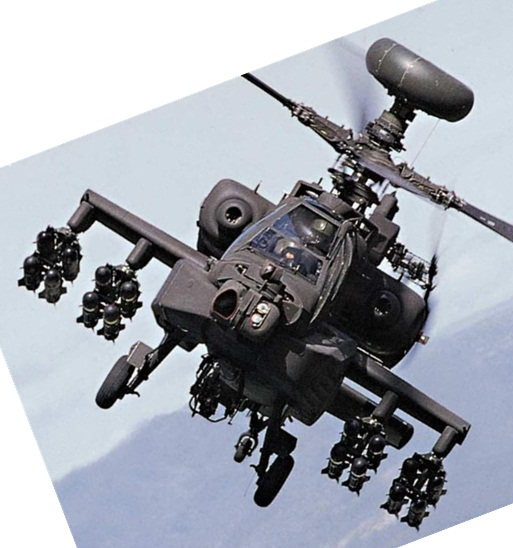
#> input picture 12/target.jpg, 513 x 548 px
$ python lab12.py   (Python 2 division)
#> lines starting #> are read from the running program, lines starting #| are printed output that depends on the picture
import cv2
import numpy
import math

myimg=cv2.imread("target.jpg",cv2.IMREAD_GRAYSCALE)
#> myimg: shape (548, 513); min 0, max 255, mean 164.3
# myimg=cv2.resize(myimg,(308,288))
corner=cv2.goodFeaturesToTrack(myimg,150,0.01,10,blockSize=3,k=0.04 )
#> corner = 150 rows, first 8: [113, 285], [414, 111], [406, 121], [42, 273], [362, 224], [377, 267], [135, 390], [355, 162]

num_row=len(myimg)
#> num_row = 548
num_column=len(myimg[0])
#> num_column = 513

gradient_img=myimg.copy()
# gradient_img=gradient_img.astype(float)
angle_img=myimg.copy()
# angle_img=angle_img.astype(float)


for t1 in range(num_row):
    for t2 in range(num_column):
        gradient_img[t1][t2] = float(0)
        angle_img[t1][t2] = float(0)
#> angle_img: shape (548, 513); every value is 0

for k1 in range(1,num_row-1):

    for k2 in range(1,num_column-1):
        gradient_data = numpy.sqrt(pow(float(int(myimg[k1 + 1][k2]) - int(myimg[k1 - 1][k2])), 2)
           + pow(float( int(myimg[k1][k2 + 1]) - int(myimg[k1][k2 - 1])), 2))

        if (int(myimg[k1][k2 + 1]) - int(myimg[k1][k2 - 1])) == 0:
            if int(myimg[k1 + 1][k2]) - int(myimg[k1 - 1][k2]) > 0:
                angle_data = 90.0
            else:
                angle_data = 270.0

        else:
            if (int(myimg[k1 + 1][k2]) - int(myimg[k1 - 1][k2]) >= 0) \
                    and (int(myimg[k1][k2 + 1]) - int(myimg[k1][k2 - 1]) > 0):
                angle_data = math.atan(float((int(myimg[k1 + 1][k2]) - int(myimg[k1 - 1][k2])))
                                       / (int(myimg[k1][k2 + 1]) - int(myimg[k1][k2 - 1]))) \
                             / math.pi * 180

            if (int(myimg[k1 + 1][k2]) - int(myimg[k1 - 1][k2]) >= 0) \
                    and (int(myimg[k1][k2 + 1]) - int(myimg[k1][k2 - 1]) < 0):
                angle_data = 180 - abs(math.atan(float((int(myimg[k1 + 1][k2]) - int(myimg[k1 - 1][k2])))
                                           / (int(myimg[k1][k2 + 1]) - int(myimg[k1][k2 - 1])))
                                 / math.pi * 180)

            if (int(myimg[k1 + 1][k2]) - int(myimg[k1 - 1][k2]) <= 0) \
                    and (int(myimg[k1][k2 + 1]) - int(myimg[k1][k2 - 1]) < 0):
                angle_data = abs(math.atan(float((int(myimg[k1 + 1][k2]) - int(myimg[k1 - 1][k2])))
                                           / (int(myimg[k1][k2 + 1]) - int(myimg[k1][k2 - 1])))
                                 / math.pi * 180) + 180

            if (int(myimg[k1 + 1][k2]) - int(myimg[k1 - 1][k2]) <= 0) \
                    and (int(myimg[k1][k2 + 1]) - int(myimg[k1][k2 - 1]) > 0):
                angle_data = 360 - abs(math.atan(float((int(myimg[k1 + 1][k2]) - int(myimg[k1 - 1][k2])))
                                           / (int(myimg[k1][k2 + 1]) - int(myimg[k1][k2 - 1]))) / math.pi * 180)

        gradient_img[k1][k2] = gradient_data

        angle_img[k1][k2] = angle_data
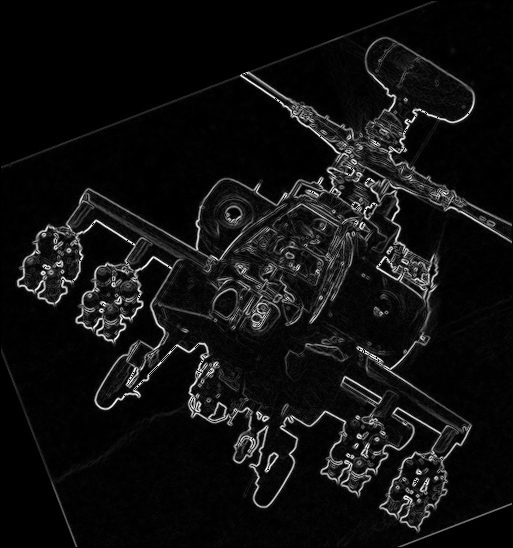
#> gradient_img: shape (548, 513); min 0, max 255, mean 16.3


vector_final=[]
length=len(corner)
#> length = 150
for i in range (length):

    y = corner[i][0][0]
    x = corner[i][0][1]

    main_direction_vote=[]
    for o in range(36):
        main_direction_vote.append(0)

    gradient=[]
    angle=[]


    x=int(x)
    y=int(y)


    for k1 in range(x-3,x+3):
        for k2 in range(y-3,y+3):

            gradient_data=gradient_img[k1][k2]
            angle_data=angle_img[k1][k2]


            gradient.append(gradient_data)
            angle.append(angle_data)

            choice = int(angle_data / 10)
            if choice==36:
                choice=0
            main_direction_vote[choice] += gradient_data

    max=main_direction_vote[0]
    direction=0
    for o in range(36):
        if main_direction_vote[o]>max:
            direction=o
            max=main_direction_vote[o]
    direction *= 10
    direction+=5


    new_gradient = []
    new_angle = []
    for k2 in range(- 8, 8):
        new_gradient_per_row=[]
        new_angle_per_row=[]
        for k1 in range(- 8, 8):
            y_new = k1 * math.cos(-direction / 180 * math.pi) + \
                    k2 * math.sin(-direction / 180 * math.pi)
            x_new = k2 * math.cos(-direction / 180 * math.pi) - \
                    k1 * math.sin(-direction / 180 * math.pi)
            x_new=x_new+x
            y_new=y_new+y

            x_up = int(x_new)
            x_down = x_up + 1
            y_left = int(y_new)
            y_right = y_left + 1

            try:
                new_gradient_data=gradient_img[x_up][y_left]*(x_down-x_new)*(y_right-y_new)\
                              +gradient_img[x_down][y_left]*(x_new-x_up)*(y_right-y_new)\
                              +gradient_img[x_up][y_right]*(x_down-x_new)*(y_new-y_left)\
                              +gradient_img[x_down][y_right]*(x_new-x_up)*(y_new-y_left)
                new_angle_data=((angle_img[x_up][y_left]-direction+360)%360)*(x_down-x_new)*(y_right-y_new)\
                              +((angle_img[x_down][y_left]-direction+360)%360)*(x_new-x_up)*(y_right-y_new)\
                              +((angle_img[x_up][y_right]-direction+360)%360)*(x_down-x_new)*(y_new-y_left)\
                              +((angle_img[x_down][y_right]-direction+360)%360)*(x_new-x_up)*(y_new-y_left)


            except:
                new_gradient_data=0
                new_angle_data=0

            new_gradient_per_row.append(new_gradient_data)
            new_angle_per_row.append(new_angle_data)


        new_gradient.append(new_gradient_per_row)
        new_angle.append(new_angle_per_row)

    vote_per_point=[]

    final_vote=[]
    for o in range(8):
        final_vote.append(0)

    for k1 in range(0,4):
        for k2 in range(0,4):
            final_vote[int(new_angle[k1][k2])/45] += 1
    vote_per_point.extend(final_vote)


    for o in range(8):
        final_vote[o]=0

    for k1 in range(4,8):
        for k2 in range(0,4):
            final_vote[int(new_angle[k1][k2])/45]+=1
    vote_per_point.extend(final_vote)


    for o in range(8):
        final_vote[o]=0
    for k1 in range(8,12):
        for k2 in range(0,4):
            final_vote[int(new_angle[k1][k2])/45]+=1
    vote_per_point.extend(final_vote)

    for o in range(8):
        final_vote[o]=0
    for k1 in range(12,16):
        for k2 in range(0,4):
            final_vote[int(new_angle[k1][k2])/45]+=1
    vote_per_point.extend(final_vote)

    for o in range(8):
        final_vote[o]=0
    for k1 in range(0,4):
        for k2 in range(4,8):
            final_vote[int(new_angle[k1][k2])/45]+=1
    vote_per_point.extend(final_vote)

    for o in range(8):
        final_vote[o]=0

    for k1 in range(4,8):
        for k2 in range(4,8):
            final_vote[int(new_angle[k1][k2])/45]+=1
    vote_per_point.extend(final_vote)


    for o in range(8):
        final_vote[o]=0
    for k1 in range(8,12):
        for k2 in range(4,8):
            final_vote[int(new_angle[k1][k2])/45]+=1
    vote_per_point.extend(final_vote)

    for o in range(8):
        final_vote[o]=0
    for k1 in range(12,16):
        for k2 in range(4,8):
            final_vote[int(new_angle[k1][k2])/45]+=1
    vote_per_point.extend(final_vote)

    for o in range(8):
        final_vote[o] = 0
    for k1 in range(0, 4):
        for k2 in range(8, 12):
            final_vote[int(new_angle[k1][k2]) / 45] += 1
    vote_per_point.extend(final_vote)

    for o in range(8):
        final_vote[o] = 0

    for k1 in range(4, 8):
        for k2 in range(8, 12):
            final_vote[int(new_angle[k1][k2]) / 45] += 1
    vote_per_point.extend(final_vote)

    for o in range(8):
        final_vote[o] = 0
    for k1 in range(8, 12):
        for k2 in range(8, 12):
            final_vote[int(new_angle[k1][k2]) / 45] += 1
    vote_per_point.extend(final_vote)

    for o in range(8):
        final_vote[o] = 0
    for k1 in range(12, 16):
        for k2 in range(8, 12):
            final_vote[int(new_angle[k1][k2]) / 45] +=1
    vote_per_point.extend(final_vote)


    for o in range(8):
        final_vote[o] = 0
    for k1 in range(0, 4):
        for k2 in range(12, 16):
            final_vote[int(new_angle[k1][k2]) / 45] += 1
    vote_per_point.extend(final_vote)

    for o in range(8):
        final_vote[o] = 0

    for k1 in range(4, 8):
        for k2 in range(12, 16):
            final_vote[int(new_angle[k1][k2]) / 45] += 1
    vote_per_point.extend(final_vote)

    for o in range(8):
        final_vote[o] = 0
    for k1 in range(8, 12):
        for k2 in range(12, 16):
            final_vote[int(new_angle[k1][k2]) / 45] += 1
    vote_per_point.extend(final_vote)

    for o in range(8):
        final_vote[o] = 0
    for k1 in range(12, 16):
        for k2 in range(12, 16):
            final_vote[int(new_angle[k1][k2]) / 45] += 1
    vote_per_point.extend(final_vote)

    len_per_point=len(vote_per_point)
    sum=0
    for p in range(len_per_point):
        sum+=(vote_per_point[p])**2
    sum=math.sqrt(float(sum))+0.000001
    for p in range(len_per_point):
        vote_per_point[p]=float(vote_per_point[p])/sum

    vector_final.append(vote_per_point)
#> this loop made 150 passes
#> (y, x) on passes 1 to 12: (113, 285), (414, 111), (406, 121), (42, 273), (362, 224), (377, 267), (135, 390), (355, 162), (404, 497), (100, 310), (417, 472), (198, 402)
#> after the loop, vector_final = 150 items

print vector_final
#> (printed output is left out)


############################################


myimg_search=cv2.imread("dataset/3.jpg",cv2.IMREAD_GRAYSCALE)
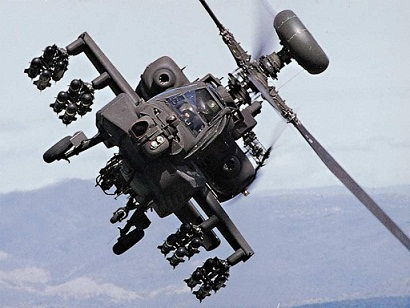
#> input picture 12/dataset/3.jpg, 410 x 308 px
#> myimg_search: shape (308, 410); min 0, max 255, mean 157.8

corner_search=cv2.goodFeaturesToTrack(myimg_search,150,0.01,10,blockSize=3,k=0.04 )
#> corner_search = 150 rows, first 8: [277, 73], [282, 46], [236, 141], [59, 117], [236, 112], [25, 71], [68, 158], [78, 104]
# cv2.namedWindow("myimg_search")
# cv2.imshow("myimg_search",myimg_search)

num_row_search=len(myimg_search)
#> num_row_search = 308
num_column_search=len(myimg_search[0])
#> num_column_search = 410

gradient_img_search=myimg_search.copy()
# gradient_img_search=gradient_img_search.astype(float)
angle_img_search=myimg_search.copy()
# angle_img_search=angle_img_search.astype(float)


for t1 in range(num_row_search):
    for t2 in range(num_column_search):
        gradient_img_search[t1][t2] = float(0)
        angle_img_search[t1][t2] = float(0)
#> angle_img_search: shape (308, 410); every value is 0

for k1 in range(1,num_row_search-1):

    for k2 in range(1,num_column_search-1):
        gradient_data_search = numpy.sqrt(pow(float(int(myimg_search[k1 + 1][k2]) - int(myimg_search[k1 - 1][k2])), 2) + pow(float(
            int(myimg_search[k1][k2 + 1]) - int(myimg_search[k1][k2 - 1])), 2))

        if (int(myimg_search[k1][k2 + 1]) - int(myimg_search[k1][k2 - 1])) == 0:
            if int(myimg_search[k1 + 1][k2]) - int(myimg_search[k1 - 1][k2]) > 0:
                angle_data_search = 90.0
            else:
                angle_data_search = 270.0

        else:
            if (int(myimg_search[k1 + 1][k2]) - int(myimg_search[k1 - 1][k2]) >= 0) \
                    and (int(myimg_search[k1][k2 + 1]) - int(myimg_search[k1][k2 - 1]) > 0):
                angle_data_search = math.atan(float((int(myimg_search[k1 + 1][k2]) - int(myimg_search[k1 - 1][k2])))
                                       / (int(myimg_search[k1][k2 + 1]) - int(myimg_search[k1][k2 - 1]))) \
                             / math.pi * 180

            if (int(myimg_search[k1 + 1][k2]) - int(myimg_search[k1 - 1][k2]) >= 0) \
                    and (int(myimg_search[k1][k2 + 1]) - int(myimg_search[k1][k2 - 1]) < 0):
                angle_data_search =180 - abs(math.atan(float((int(myimg_search[k1 + 1][k2]) - int(myimg_search[k1 - 1][k2])))
                                           / (int(myimg_search[k1][k2 + 1]) - int(myimg_search[k1][k2 - 1])))
                                 / math.pi * 180)

            if (int(myimg_search[k1 + 1][k2]) - int(myimg_search[k1 - 1][k2]) <= 0) \
                    and (int(myimg_search[k1][k2 + 1]) - int(myimg_search[k1][k2 - 1]) < 0):
                angle_data_search = abs(math.atan(float((int(myimg_search[k1 + 1][k2]) - int(myimg_search[k1 - 1][k2])))
                                           / (int(myimg_search[k1][k2 + 1]) - int(myimg_search[k1][k2 - 1])))
                                 / math.pi * 180) + 180

            if (int(myimg_search[k1 + 1][k2]) - int(myimg_search[k1 - 1][k2]) <= 0) \
                    and (int(myimg_search[k1][k2 + 1]) - int(myimg_search[k1][k2 - 1]) > 0):
                angle_data_search = 360 - abs(math.atan(float((int(myimg_search[k1 + 1][k2]) - int(myimg_search[k1 - 1][k2])))
                                           / (int(myimg_search[k1][k2 + 1]) - int(myimg_search[k1][k2 - 1]))) / math.pi * 180)

        gradient_img_search[k1][k2] = gradient_data_search

        angle_img_search[k1][k2] = angle_data_search
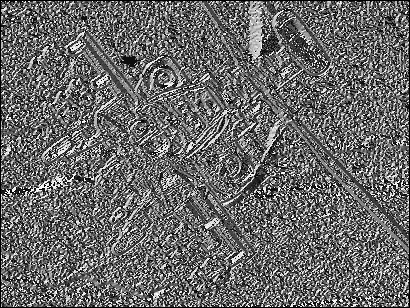
#> angle_img_search: shape (308, 410); min 0, max 255, mean 104.8
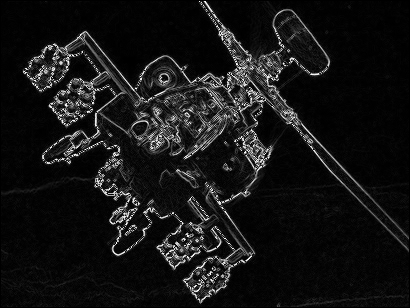
#> gradient_img_search: shape (308, 410); min 0, max 255, mean 20.9


vector_final_search=[]
length=len(corner_search)
for i in range (length):

    y = corner_search[i][0][0]
    x = corner_search[i][0][1]

    main_direction_vote=[]
    for o in range(36):
        main_direction_vote.append(0)

    gradient=[]
    angle=[]


    x=int(x)
    y=int(y)


    for k1 in range(x-3,x+3):
        for k2 in range(y-3,y+3):
            gradient_data_search=gradient_img_search[k1][k2]
            angle_data_search=angle_img_search[k1][k2]


            gradient.append(gradient_data_search)
            angle.append(angle_data_search)

            choice = int(angle_data_search / 10)
            if choice==36:
                choice=0
            main_direction_vote[choice] += gradient_data_search

    max=main_direction_vote[0]
    direction=0
    for o in range(36):
        if main_direction_vote[o]>max:
            direction=o
            max=main_direction_vote[o]
    direction *= 10
    direction+=5


    new_gradient = []
    new_angle = []
    for k2 in range(- 8, 8):
        new_gradient_per_row=[]
        new_angle_per_row=[]
        for k1 in range(- 8, 8):
            y_new = k1 * math.cos(-direction / 180 * math.pi) + k2 * math.sin(-direction / 180 * math.pi)
            x_new = k2 * math.cos(-direction / 180 * math.pi) - k1 * math.sin(-direction / 180 * math.pi)
            x_new=x_new+x
            y_new=y_new+y

            x_up = int(x_new)
            x_down = x_up + 1
            y_left = int(y_new)
            y_right = y_left + 1
            try:
                new_gradient_data_search=gradient_img_search[x_up][y_left]*(x_down-x_new)*(y_right-y_new)\
                              +gradient_img_search[x_down][y_left]*(x_new-x_up)*(y_right-y_new)\
                              +gradient_img_search[x_up][y_right]*(x_down-x_new)*(y_new-y_left)\
                              +gradient_img_search[x_down][y_right]*(x_new-x_up)*(y_new-y_left)
                new_angle_data_search=((angle_img_search[x_up][y_left]-direction+360)%360)*(x_down-x_new)*(y_right-y_new)\
                              +((angle_img_search[x_down][y_left]-direction+360)%360)*(x_new-x_up)*(y_right-y_new)\
                              +((angle_img_search[x_up][y_right]-direction+360)%360)*(x_down-x_new)*(y_new-y_left)\
                              +((angle_img_search[x_down][y_right]-direction+360)%360)*(x_new-x_up)*(y_new-y_left)
            except:
                new_gradient_data_search=0
                new_angle_data_search=0


            new_gradient_per_row.append(new_gradient_data_search)
            new_angle_per_row.append(new_angle_data_search)


        new_gradient.append(new_gradient_per_row)
        new_angle.append(new_angle_per_row)

    vote_per_point=[]

    final_vote=[]
    for o in range(8):
        final_vote.append(0)

    for k1 in range(0,4):
        for k2 in range(0,4):
            final_vote[int(new_angle[k1][k2])/45] += 1
    vote_per_point.extend(final_vote)


    for o in range(8):
        final_vote[o]=0

    for k1 in range(4,8):
        for k2 in range(0,4):
            final_vote[int(new_angle[k1][k2])/45]+=1
    vote_per_point.extend(final_vote)


    for o in range(8):
        final_vote[o]=0
    for k1 in range(8,12):
        for k2 in range(0,4):
            final_vote[int(new_angle[k1][k2])/45]+=1
    vote_per_point.extend(final_vote)

    for o in range(8):
        final_vote[o]=0
    for k1 in range(12,16):
        for k2 in range(0,4):
            final_vote[int(new_angle[k1][k2])/45]+=1
    vote_per_point.extend(final_vote)

    for o in range(8):
        final_vote[o]=0
    for k1 in range(0,4):
        for k2 in range(4,8):
            final_vote[int(new_angle[k1][k2])/45]+=1
    vote_per_point.extend(final_vote)

    for o in range(8):
        final_vote[o]=0

    for k1 in range(4,8):
        for k2 in range(4,8):
            final_vote[int(new_angle[k1][k2])/45]+=1
    vote_per_point.extend(final_vote)


    for o in range(8):
        final_vote[o]=0
    for k1 in range(8,12):
        for k2 in range(4,8):
            final_vote[int(new_angle[k1][k2])/45]+=1
    vote_per_point.extend(final_vote)

    for o in range(8):
        final_vote[o]=0
    for k1 in range(12,16):
        for k2 in range(4,8):
            final_vote[int(new_angle[k1][k2])/45]+=1
    vote_per_point.extend(final_vote)

    for o in range(8):
        final_vote[o] = 0
    for k1 in range(0, 4):
        for k2 in range(8, 12):
            final_vote[int(new_angle[k1][k2]) / 45] += 1
    vote_per_point.extend(final_vote)

    for o in range(8):
        final_vote[o] = 0

    for k1 in range(4, 8):
        for k2 in range(8, 12):
            final_vote[int(new_angle[k1][k2]) / 45] += 1
    vote_per_point.extend(final_vote)

    for o in range(8):
        final_vote[o] = 0
    for k1 in range(8, 12):
        for k2 in range(8, 12):
            final_vote[int(new_angle[k1][k2]) / 45] += 1
    vote_per_point.extend(final_vote)

    for o in range(8):
        final_vote[o] = 0
    for k1 in range(12, 16):
        for k2 in range(8, 12):
            final_vote[int(new_angle[k1][k2]) / 45] += 1
    vote_per_point.extend(final_vote)


    for o in range(8):
        final_vote[o] = 0
    for k1 in range(0, 4):
        for k2 in range(12, 16):
            final_vote[int(new_angle[k1][k2]) / 45] += 1
    vote_per_point.extend(final_vote)

    for o in range(8):
        final_vote[o] = 0

    for k1 in range(4, 8):
        for k2 in range(12, 16):
            final_vote[int(new_angle[k1][k2]) / 45] +=1
    vote_per_point.extend(final_vote)

    for o in range(8):
        final_vote[o] = 0
    for k1 in range(8, 12):
        for k2 in range(12, 16):
            final_vote[int(new_angle[k1][k2]) / 45] += 1
    vote_per_point.extend(final_vote)

    for o in range(8):
        final_vote[o] = 0
    for k1 in range(12, 16):
        for k2 in range(12, 16):
            final_vote[int(new_angle[k1][k2]) / 45] += 1#new_gradient[k1][k2]
    vote_per_point.extend(final_vote)

    len_per_point=len(vote_per_point)
    sum=0
    for p in range(len_per_point):
        sum+=(vote_per_point[p])**2
    sum=math.sqrt(float(sum))+0.000001
    # tmp = numpy.array(vote_per_point)
    # norm = numpy.linalg.norm(tmp)
    # print norm
    for p in range(len_per_point):
        vote_per_point[p]=float(vote_per_point[p])/sum


    vector_final_search.append(vote_per_point)
#> this loop made 150 passes

print vector_final_search

pair_point=[]
pair_count=0
for i1 in range(len(vector_final)):
    for i2 in range(len(vector_final_search)):
        pair=numpy.vdot(vector_final[i1],vector_final_search[i2])
        if pair>=0.76:
            print pair
            pair_point.append(i1)
            pair_point.append(i2)
            pair_count+=1
#> this loop made 150 passes


row1=num_row
column1=num_column
row2=num_row_search
column2=num_column_search
# row1,column1= myimg.shape
# row2,column2= myimg_search.shape
answer_row=numpy.maximum(row1,row2)
result=numpy.zeros(shape=(answer_row,column1+column2,3),dtype=numpy.uint8)
for i1 in range (row1):
    for i2 in range(column1):
        result[i1][i2]=myimg[i1][i2]

for i1 in range(row2):
    for i2 in range(column2):
        result[i1][i2+column1]=myimg_search[i1][i2]

for t in range(pair_count):
    cv2.line(result,(int(corner[pair_point[2*t]][0][0]),int(corner[pair_point[2*t]][0][1])),
    (int(corner_search[pair_point[2*t+1]][0][0])+column1,int(corner_search[pair_point[2*t+1]][0][1]))
     ,(0,0,255),1)
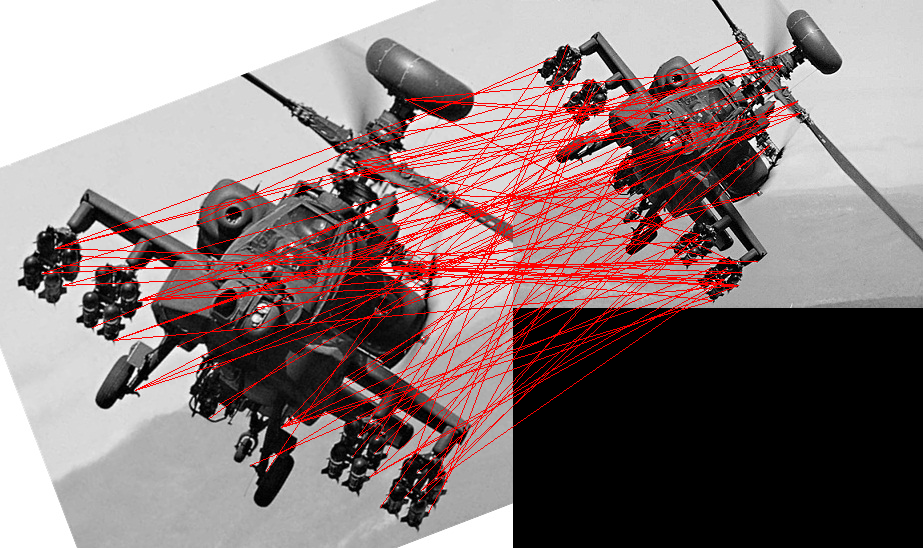
#> result: shape (548, 923, 3); mean of channels 0, 1, 2 121.4, 121.4, 140; drawn as B, G, R

myimg_print = numpy.zeros(shape=(row1, column1, 3), dtype=numpy.uint8)
for i1 in range (row1):
    for i2 in range(column1):
        myimg_print[i1][i2]=myimg[i1][i2]
for t in range(pair_count):

    cv2.circle(myimg_print,(corner[pair_point[2*t]][0][0],corner[pair_point[2*t]][0][1]),
               10,(0,0,255),2)
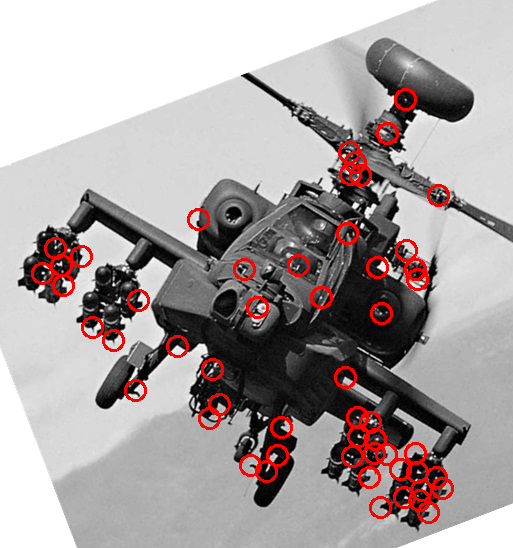
#> myimg_print: shape (548, 513, 3); mean of channels 0, 1, 2 161.5, 161.5, 170.3; drawn as B, G, R
cv2.imshow('myimg',myimg_print)

myimg_search_print = numpy.zeros(shape=(row2, column2, 3), dtype=numpy.uint8)
for i1 in range (row2):
    for i2 in range(column2):
        myimg_search_print[i1][i2]=myimg_search[i1][i2]
for t in range(pair_count):
    cv2.circle(myimg_search_print,(corner_search[pair_point[2*t+1]][0][0],
                                   corner_search[pair_point[2*t+1]][0][1]),10,(0,0,255),2)
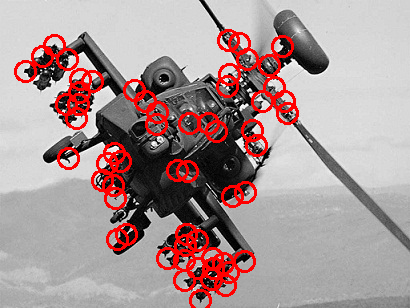
#> myimg_search_print: shape (308, 410, 3); mean of channels 0, 1, 2 149.6, 149.6, 169.8; drawn as B, G, R

cv2.imshow('result',result)

cv2.imshow('myimg_search',myimg_search_print)
# cv2.imwrite('result',result)


cv2.waitKey(0)
